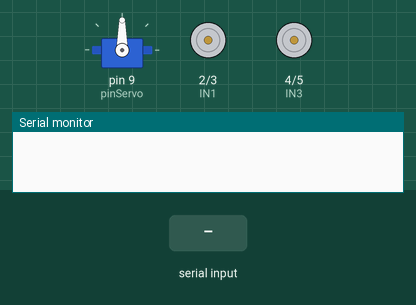
This sketch was run on a simulated Arduino Uno, built with avr-gcc and run on an emulated ATmega328P. Parts: servo, motor-driver pin pairs drawn as motors (green arrow = first pin HIGH = forward, orange = second pin HIGH = backward, longer = more drive), the last lines printed to the serial monitor. The inputs (shaded band) are chosen by the test bench.

Above: at 1.2 s.
1.3 s: "F" received over the second serial link
At 2.4 s:
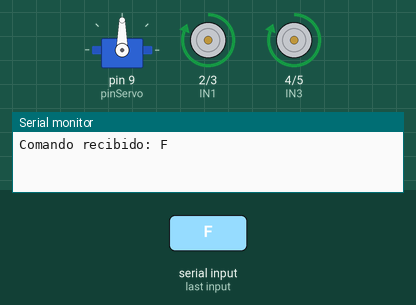
2.8 s: "B" received over the second serial link
At 3.5 s:
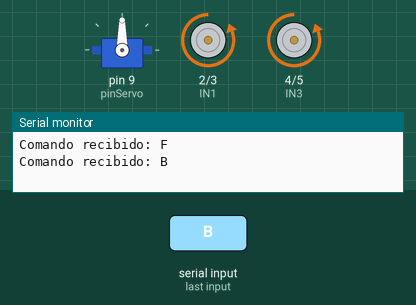
4.3 s: "L" received over the second serial link
At 4.7 s:
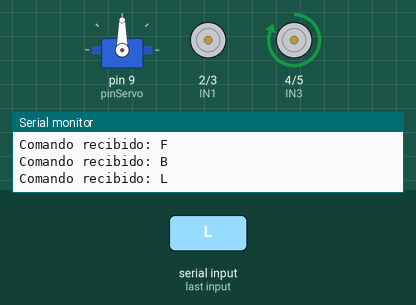
5.8 s: "R" received over the second serial link
At 7.0 s:
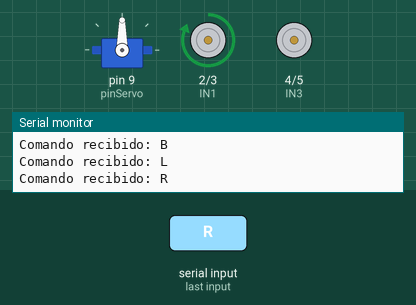
7.3 s: "C" received over the second serial link
At 8.1 s:
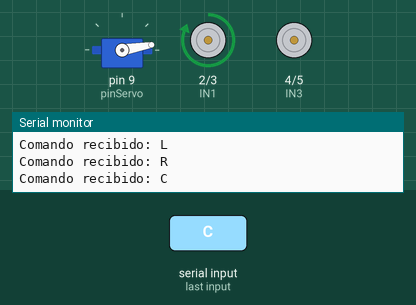
8.8 s: "S" received over the second serial link
At 9.3 s:
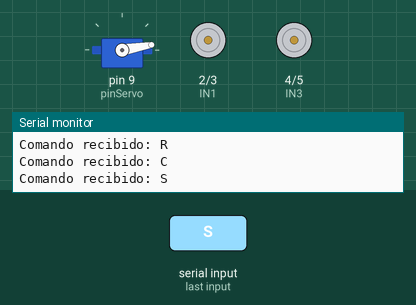
Timing chart, 0 to 11.3 s (numbered marks = the images above; inputs shaded):
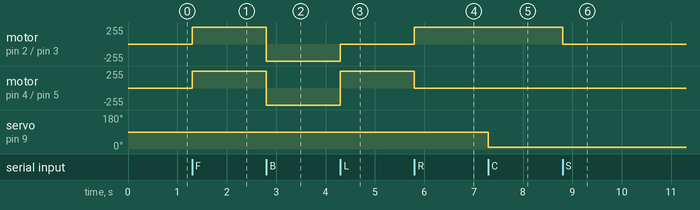

The sketch:

tekni2026p1.ino
```cpp
#include <SoftwareSerial.h>
#include <Servo.h>

// ==========================================
//        CONFIGURACIÓN DE PINES
// ==========================================

// ¡ATENCIÓN! Actualiza estos 4 números con los pines donde conectaste los motores
const int IN1 = 2; // Motor Izquierdo (Avanzar)
const int IN2 = 3; // Motor Izquierdo (Retroceder)
const int IN3 = 4; // Motor Derecho (Avanzar)
const int IN4 = 5; // Motor Derecho (Retroceder)

// Pin del Servomotor (Garra)
const int pinServo = 9; // Si usaste el pin 9 para un motor, cambia este pin a otro (ej. 3)

// Configuración del Bluetooth
// El pin TX del HC-05 va al pin 10 del Arduino
// El pin RX del HC-05 va al pin 11 del Arduino
SoftwareSerial BT(10, 11);

Servo garra;
char comando;

void setup() {
  // Configurar pines de los motores como salida
  pinMode(IN1, OUTPUT);
  pinMode(IN2, OUTPUT);
  pinMode(IN3, OUTPUT);
  pinMode(IN4, OUTPUT);

  // Forzar el apagado de todos los motores al encender para evitar que giren solos
  digitalWrite(IN1, LOW);
  digitalWrite(IN2, LOW);
  digitalWrite(IN3, LOW);
  digitalWrite(IN4, LOW);

  // Inicializar la garra
  garra.attach(pinServo);
  garra.write(90); // Posición inicial (abierta)

  // Iniciar comunicaciones
  Serial.begin(9600); // Monitor serial para PC
  BT.begin(9600);     // Comunicación con el módulo Bluetooth HC-05
}

void loop() {
  // Leer los datos enviados por el script de Python
  if (BT.available()) {
    comando = BT.read();
    Serial.print("Comando recibido: ");
    Serial.println(comando);

    // Ejecutar la acción correspondiente
    switch (comando) {
      case 'F':
        adelante();
        break;
      case 'B':
        atras();
        break;
      case 'L':
        izquierda();
        break;
      case 'R':
        derecha();
        break;
      case 'S':
        detener();
        break;
      case 'A':
        abrirGarra();
        break;
      case 'C':
        cerrarGarra();
        break;
    }
  }
}

// ==========================================
//           FUNCIONES DE MOVIMIENTO
// ==========================================

void adelante() {
  digitalWrite(IN1, HIGH); digitalWrite(IN2, LOW);
  digitalWrite(IN3, HIGH); digitalWrite(IN4, LOW);
}

void atras() {
  digitalWrite(IN1, LOW); digitalWrite(IN2, HIGH);
  digitalWrite(IN3, LOW); digitalWrite(IN4, HIGH);
}

void izquierda() {
  // Apaga el motor izquierdo, mantiene encendido el derecho
  digitalWrite(IN1, LOW);  digitalWrite(IN2, LOW);
  digitalWrite(IN3, HIGH); digitalWrite(IN4, LOW);
}

void derecha() {
  // Mantiene encendido el motor izquierdo, apaga el derecho
  digitalWrite(IN1, HIGH); digitalWrite(IN2, LOW);
  digitalWrite(IN3, LOW);  digitalWrite(IN4, LOW);
}

void detener() {
  digitalWrite(IN1, LOW); digitalWrite(IN2, LOW);
  digitalWrite(IN3, LOW); digitalWrite(IN4, LOW);
}

// ==========================================
//           FUNCIONES DE LA GARRA
// ==========================================

void abrirGarra() {
  garra.write(90); // Ángulo para abrir
}

void cerrarGarra() {
  garra.write(10); // Ángulo para cerrar (ajustar si la pinza hace ruido de forzada)
}
```

Measured:
- after the input at 1.3 s, motor on pin 2 (IN1) / pin 3 (IN2), motor on pin 4 (IN3) / pin 5 (IN4): stopped → forward 255/255 at once
- after the input at 2.8 s, motor on pin 2 (IN1) / pin 3 (IN2), motor on pin 4 (IN3) / pin 5 (IN4): forward 255/255 → backward 255/255 at once
- after the input at 4.3 s, motor on pin 2 (IN1) / pin 3 (IN2): backward 255/255 → stopped at once; motor on pin 4 (IN3) / pin 5 (IN4): backward 255/255 → forward 255/255 at once
- after the input at 5.8 s, motor on pin 2 (IN1) / pin 3 (IN2): stopped → forward 255/255 at once; motor on pin 4 (IN3) / pin 5 (IN4): forward 255/255 → stopped at once
- after the input at 7.3 s, servo on pin 9 (pinServo): 90° → 10° at once
- after the input at 8.8 s, motor on pin 2 (IN1) / pin 3 (IN2): forward 255/255 → stopped at once
